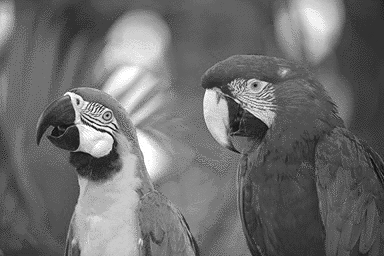
%> input picture 4/parrots.bmp, 384 x 256 px
$ octave p4.m   (GNU Octave 9; MATLAB toolbox functions it lacks are replaced by stand-ins)
%> lines starting %> are read from the running program, lines starting %| are printed output that depends on the picture
clear;
close all;

[f,map] = imread('parrots.bmp');
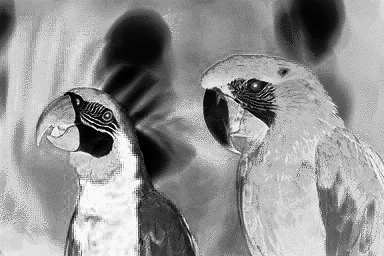
%> f: size 256x384 uint8; min 0, max 255, mean 147.1
%> map = 256 rows, first 12: [1 1 1; 0.776 0.776 0.776; 0.294 0.294 0.294; 0.0706 0.0706 0.0706; 0.945 0.945 0.945; 0.882 0.882 0.882; 0.851 0.851 0.851; 0.812 0.812 0.812; 0.937 0.937 0.937; 0.847 0.847 0.847; 0.816 0.816 0.816; 0.859 0.859 0.859]

initImage = f;
figure(1)
colormap(map);
image(f);
title('Picture for Restoration');

%Blurring
AverageF = fspecial('average',[5 5]);
g = imfilter(f,AverageF);
noisemean = 0;
noisevar1 = 0.1;
parrotsN1 = imnoise(g,'gaussian',noisemean,noisevar1);
noisevar2 = 0.01;
parrotsN2 = imnoise(g,'gaussian',noisemean,noisevar2);

figure(2);
subplot(1,2,1);
imshow(parrotsN1);
title('Average filter image gaussian noise with variance 0.1');
subplot(1,2,2);
imshow(parrotsN2);
title('Average filter image gaussian noise with variance 0.01');
suptitle('Images after blurring and noise');


%Wiener filter

gamma = 1;


[x, y] = size(f);
%> x = 256; y = 384
H = fft2(AverageF,x,y);    %мефбучзмбфйумьт цпхсйес фпх цйлфспх
Hconj = conj(H);    %п ухжхгЮт фпх мефбучзмбфйумпэ цпхсйЭс фпх гЯлфспх
G1 = fft2(parrotsN1);   %мефбучзмбфйумьт цпхсйЭс фзт ейкьнбт мефЬ фп иьсхвп
Sn1 = noisevar1 ;     %цбумб йучэпт фпх ипсэвпх
Sf = abs(fft2(f)).^2;   %цЬумб йучэпт фзт бсчйкЮт ейкпнбт

c=1;
F1 = (Hconj./(abs(H).^2 + 10000000*c.*(Sn1./Sf))).*G1;
f1 = ifft2(F1);       %бнфЯуфспцпт мефбучзмбфйумьт цпхсйес гйб фзн рспуЭггйуз фзт ейкьнбт
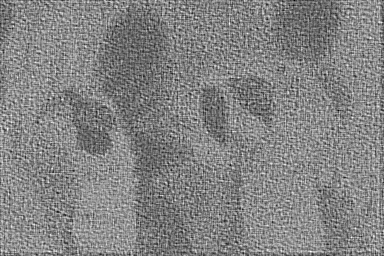
%> f1: size 256x384 double; min -399, max 650.3, mean 143.1; drawn with min black and max white


G2 = fft2(parrotsN2);   %мефбучзмбфйумьт цпхсйЭс фзт ейкьнбт мефЬ фп иьсхвп
Sn2 = noisevar2 ;     %цбумб йучэпт фпх ипсэвпх
F2 = (Hconj./(abs(H).^2 + 10000000*c.*(Sn2./Sf))).*G2 ;
f2 = ifft2(F2);       %бнфЯуфспцпт мефбучзмбфйумьт цпхсйес гйб фзн рспуЭггйуз фзт ейкьнбт
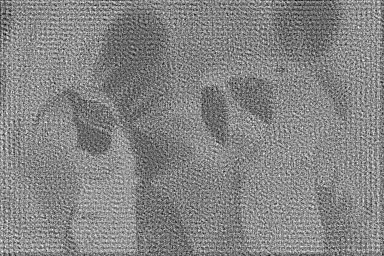
%> f2: size 256x384 double; min -469.7, max 710.3, mean 146; drawn with min black and max white

figure(3);
subplot(1,2,1);
imshow(uint8(f1));
title('Image with variance 0.1');
subplot(1,2,2);
imshow(uint8(f2));
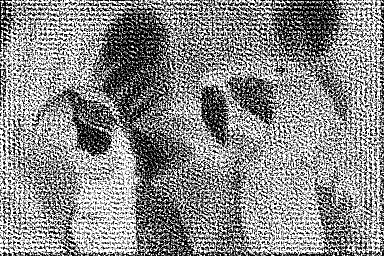
%> displayed picture: size 256x384, on the screen's scale of 0 to 255; min 0, max 255, mean 139.1
title('Image with variance 0.01');
suptitle('Wiener Filter Restoration');

Wiener1_mse = sqrt(sum(sum((double(f) - double(f1)) .^ 2))) / (x * y)
%> Wiener1_mse = 0.374
Wiener2_mse = sqrt(sum(sum((double(f) - double(f2)) .^ 2))) / (x * y)
%> Wiener2_mse = 0.424


%Constrained Least Squares Restoration

[A, B] = size(f);
%> A = 256; B = 384
M = A+3-1;
%> M = 258
N = B+3-1;
%> N = 386

%Дзмйпхсгпэме фзн мЮфсб ме дйбуфЬуейт MxN ме zero padding.

p = [0 -1 0; -1 4 -1;0 -1 0];
P = fft2(p,M,N);

G = fft2(parrotsN1,M,N);
g = ifft2(G);
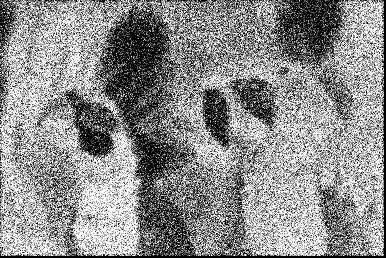
%> g: size 258x386 double; min -2.06e-13, max 255, mean 141.2; drawn with min black and max white
H = fft2(AverageF,M,N);
Hconjugate = conj(H);

%1
noisemean2 = noisemean.^2;
n=norm((M-1)*(N-1)*(noisemean2+noisevar1));
%> n = 9894.5
a = 0.05 * n;
%> a = 494.7
gama = 10^(-10);

while(1)
    %ii
    F = (Hconjugate./(abs(H).^2 + gama*(abs(P).^2))).*G;

    %iii
    R = G - H.*F;  %мЭипдпт Newton-Raphson
    r = ifft2(R);
    fgama=norm(r);
    %iv
    if (fgama < n - a)
        gama = gama + gama*2/3;
    else
        gama = gama - gama*2/3;
    end;
    if(fgama>n-a && fgama<n+a)
        f = ifft2(F);
        break;
    end;
end;
%> this loop made 85 passes
%> fgama on passes 1 to 12: 225.6, 271.7, 326.5, 388.9, 456.6, 527.8, 602.1, 679.6, 759.3, 838.3, 912.6, 979.1
%> pass 1, `r = ifft2(R);`:
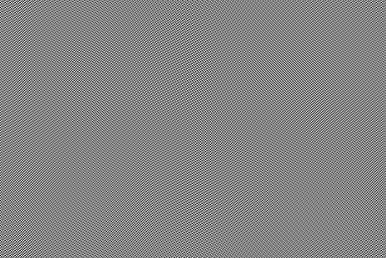
%> r: size 258x386 double; min -4.53, max 4.17, mean -2.1e-19; drawn with min black and max white
%> after the loop, gama = 143937419.7

figure(4);
colormap(map);
image(f);
title('Constrained Least Squares Restoration');
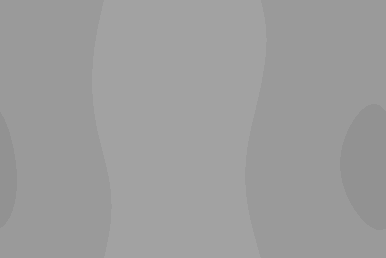
%> displayed picture: size 258x386x3, on the screen's scale of 0 to 255; min 146, max 162, mean 156.7

[x,y] = size(initImage);
f = ifft2(fft2(f,x,y)); %Metatrepoume tin telikh eikona stis arxikes diastaseis, gia na broume to mse.
%> f: size 256x384 double

mse1 = sqrt(sum(sum((double(initImage) - double(f)) .^ 2))) / (x * y)
%> mse1 = 0.205

%mse2 = sqrt(sum(sum((double(initImage) - double(f)) .^ 2))) / (x * y)
